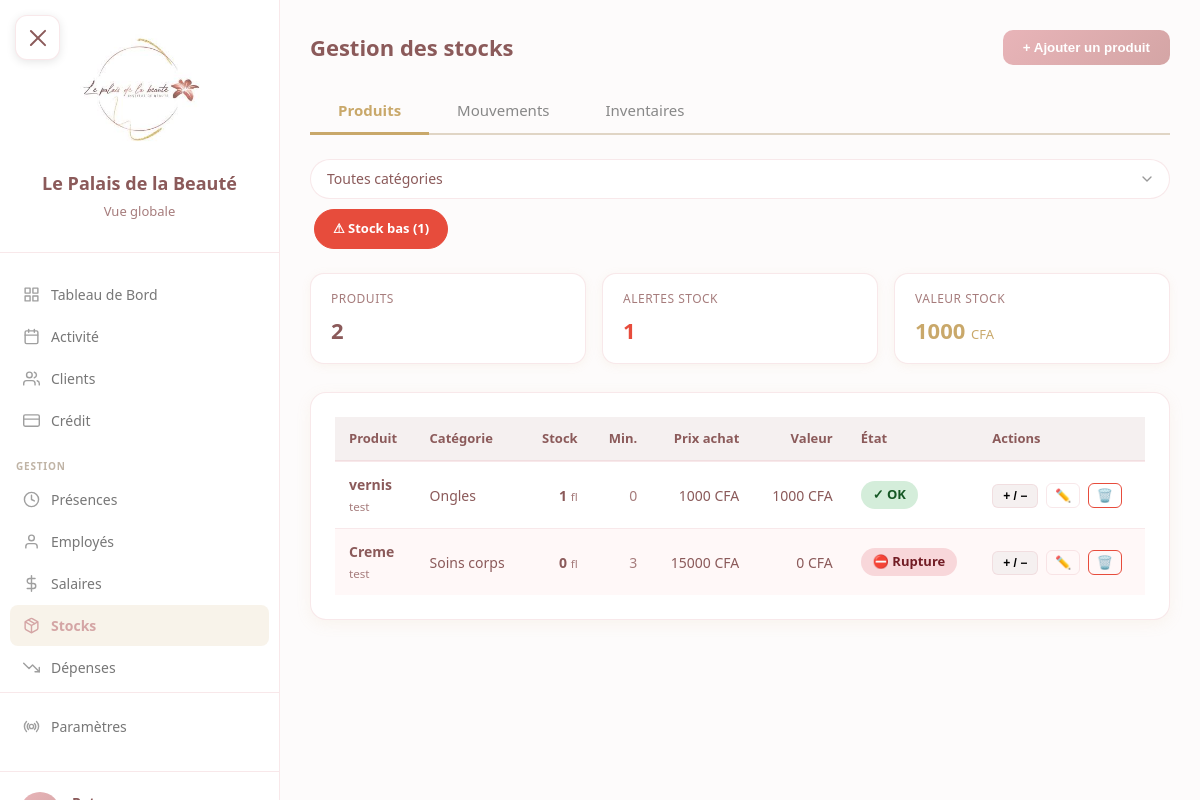
The page /gestion/stocks/ (signed in) on the database as committed earlier.
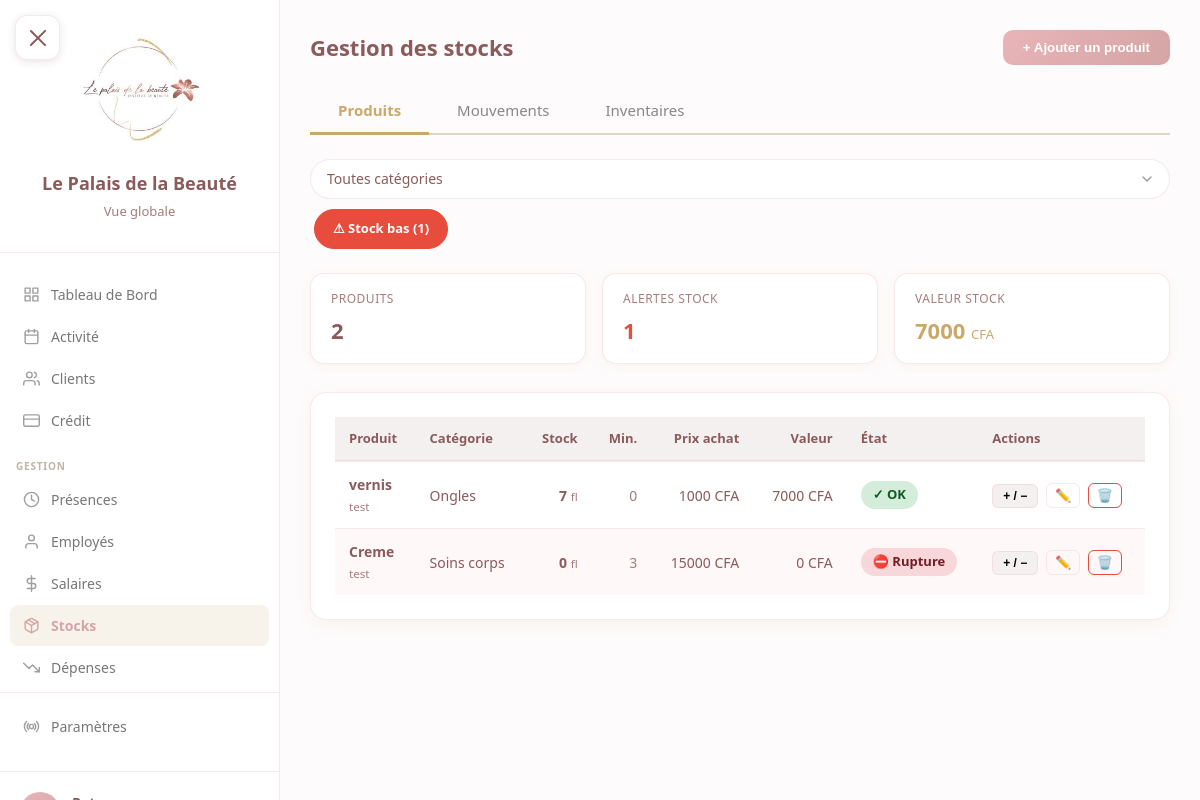
The same page on the database as committed later.
### core/models.py (models this page shows, shortened)
class Produit(models.Model):
    nom = models.CharField(max_length=200)
    reference = models.CharField(max_length=100, blank=True, default='')
    categorie = models.ForeignKey(
        CategorieProduit, on_delete=models.PROTECT,
        null=True, blank=True, related_name='produits'
    )
    unite = models.ForeignKey(
        UniteMesure, on_delete=models.PROTECT,
        null=True, blank=True, related_name='produits'
    )
    fournisseur = models.ForeignKey(
        Fournisseur, on_delete=models.SET_NULL,
        null=True, blank=True, related_name='produits'
    )
    prix_achat = models.IntegerField(default=0, validators=[MinValueValidator(0)])
    prix_vente = models.IntegerField(default=0, validators=[MinValueValidator(0)], help_text="0 si non vendu aux clients")
    stock_actuel = models.IntegerField(default=0)
    stock_minimum = models.IntegerField(default=0, validators=[MinValueValidator(0)])
    actif = models.BooleanField(default=True)
    date_creation = models.DateTimeField(auto_now_add=True)
    class Meta:
        verbose_name = "Produit"
        verbose_name_plural = "Produits"
        ordering = ['categorie__nom', 'nom']
    @property
    def en_alerte(self):
        return self.stock_actuel <= self.stock_minimum
    @property
    def valeur_stock(self):
        return self.stock_actuel * self.prix_achat

class Fournisseur(models.Model):
    nom = models.CharField(max_length=200)
    telephone = models.CharField(max_length=20, blank=True, default='')
    email = models.EmailField(blank=True, default='')
    actif = models.BooleanField(default=True)
    date_creation = models.DateTimeField(auto_now_add=True)
    class Meta:
        verbose_name = "Fournisseur"
        verbose_name_plural = "Fournisseurs"
        ordering = ['nom']

class CategorieProduit(models.Model):
    nom = models.CharField(max_length=100, unique=True)
    description = models.TextField(blank=True, null=True)
    class Meta:
        verbose_name = "Catégorie produit"
        verbose_name_plural = "Catégories produits"
        ordering = ['nom']

class UniteMesure(models.Model):
    nom = models.CharField(max_length=50, unique=True)
    abrv = models.CharField(max_length=10, blank=True, default='')
    class Meta:
        verbose_name = "Unité de mesure"
        verbose_name_plural = "Unités de mesure"
        ordering = ['nom']

### gestion/views.py (the view)
# urls.py: path('stocks/', views.stocks_produits, name='stocks_produits'),
@login_required
@role_required(['patron', 'manager'])
def stocks_produits(request):
    categorie_id = request.GET.get('categorie', 'tous')
    filtre_alerte = request.GET.get('alerte', '')
    produits = Produit.objects.filter(actif=True).select_related('categorie', 'unite', 'fournisseur')
    if categorie_id != 'tous' and categorie_id:
        produits = produits.filter(categorie_id=categorie_id)
    if filtre_alerte == '1':
        ids_alerte = [p.id for p in produits if p.en_alerte]
        produits = produits.filter(id__in=ids_alerte)
    nb_alertes = sum(1 for p in Produit.objects.filter(actif=True) if p.en_alerte)
    valeur_totale = sum(p.valeur_stock for p in produits)
    categories = CategorieProduit.objects.all()
    unites = UniteMesure.objects.all()
    fournisseurs = Fournisseur.objects.filter(actif=True)
    return render(request, 'gestion/stocks/produits.html', {
        'produits': produits,
        'categories': categories,
        'unites': unites,
        'fournisseurs': fournisseurs,
        'categorie_id': categorie_id,
        'filtre_alerte': filtre_alerte,
        'nb_alertes': nb_alertes,
        'valeur_totale': valeur_totale,
        'nb_produits': produits.count(),
    })

### core/models.py (called while the page is built)
    def is_patron(self):
        return self.role == 'patron'

### templates/gestion/stocks/produits.html (shortened to what the changed rows need)
{% extends 'base.html' %}
{% block content %}
<div class="stk-container">
    <div class="page-header">
        <h1>Gestion des stocks</h1>
    </div>
    <div class="totaux-grid">
        <div class="total-card gold">
            <div class="label">Valeur stock</div>
            <div class="val">{{ valeur_totale|floatformat:0 }} <small style="font-size:13px;font-weight:400;">CFA</small></div>
        </div>
    </div>
    <div class="card">
        <table>
            <thead>
                <tr>
                    <th>Produit</th>
                    <th>Catégorie</th>
                    <th class="text-right">Stock</th>
                    <th class="text-right">Min.</th>
                    <th class="text-right">Prix achat</th>
                    <th class="text-right">Valeur</th>
                    <th>État</th>
                    <th>Actions</th>
                </tr>
            </thead>
            <tbody>
                {% for p in produits %}
                <tr {% if p.en_alerte %}class="alerte-row"{% endif %}>
                    <td>
                        <strong>{{ p.nom }}</strong>
                        {% if p.fournisseur %}<br><small style="color:var(--text-light);">{{ p.fournisseur.nom }}</small>{% endif %}
                    </td>
                    <td>{{ p.categorie.nom|default:"—" }}</td>
                    <td class="text-right">
                        <strong>{{ p.stock_actuel }}</strong>
                        {% if p.unite %} <small style="color:var(--text-light);">{{ p.unite.abrv|default:p.unite.nom }}</small>{% endif %}
                    </td>
                    <td class="text-right" style="color:var(--text-light);">{{ p.stock_minimum }}</td>
                    <td class="text-right">{{ p.prix_achat|floatformat:0 }} CFA</td>
                    <td class="text-right">{{ p.valeur_stock|floatformat:0 }} CFA</td>
                    <td>
                        {% if p.stock_actuel == 0 %}
                        <span class="stock-badge stock-zero">⛔ Rupture</span>
                        {% elif p.en_alerte %}
                        <span class="stock-badge stock-bas">⚠ Bas</span>
                        {% else %}
                        <span class="stock-badge stock-ok">✓ OK</span>
                        {% endif %}
                    </td>
                    <td>
                        <button class="btn-mouv" onclick="ouvrirModalMouvement({{ p.id }}, '{{ p.nom|escapejs }}', {{ p.stock_actuel }}, {{ p.prix_achat }})">+ / −</button>
                        <button class="btn-icon" onclick="ouvrirModalModifier({{ p.id }}, '{{ p.nom|escapejs }}', '{{ p.reference|escapejs }}', {{ p.categorie.id|default:'null' }}, {{ p.unite.id|default:'null' }}, {{ p.fournisseur.id|default:'null' }}, {{ p.prix_achat }}, {{ p.stock_minimum }}, {{ p.prix_vente }})" title="Modifier">✏️</button>
                        <button class="btn-icon" onclick="supprimerProduit({{ p.id }}, '{{ p.nom|escapejs }}')" title="Supprimer" style="border-color:#e74c3c;">🗑️</button>
                    </td>
                </tr>
                {% empty %}
                <tr><td colspan="8" style="text-align:center;color:var(--text-light);font-style:italic;padding:40px;">Aucun produit</td></tr>
                {% endfor %}
            </tbody>
        </table>
    </div>
</div>
{% endblock %}

Rows that differ between the two databases and show on the page:
changed Produit "vernis": stock_actuel "1" → "7"; valeur_stock "1000" → "7000"
Other text that changed with them:
{{ valeur_totale|floatformat:0 }}: "1000" → "7000"
